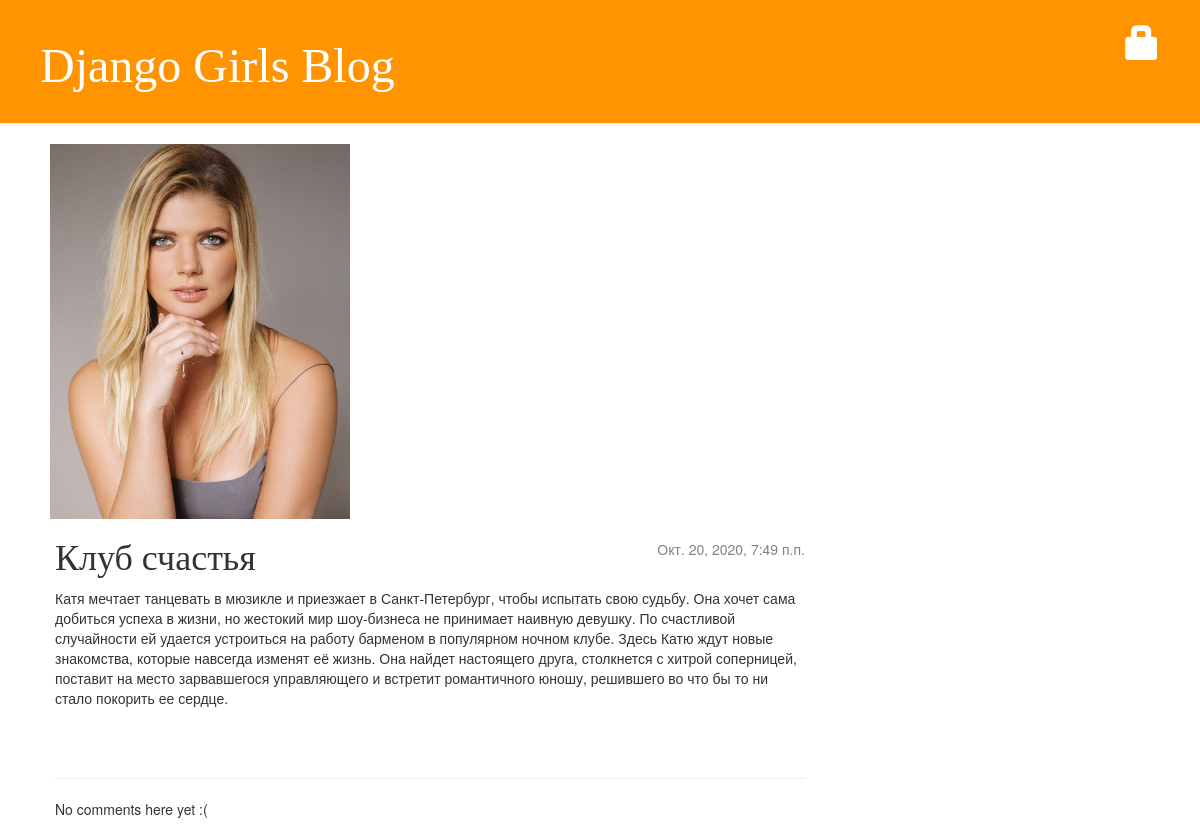
/post/3/, run on an earlier commit of the app's database.
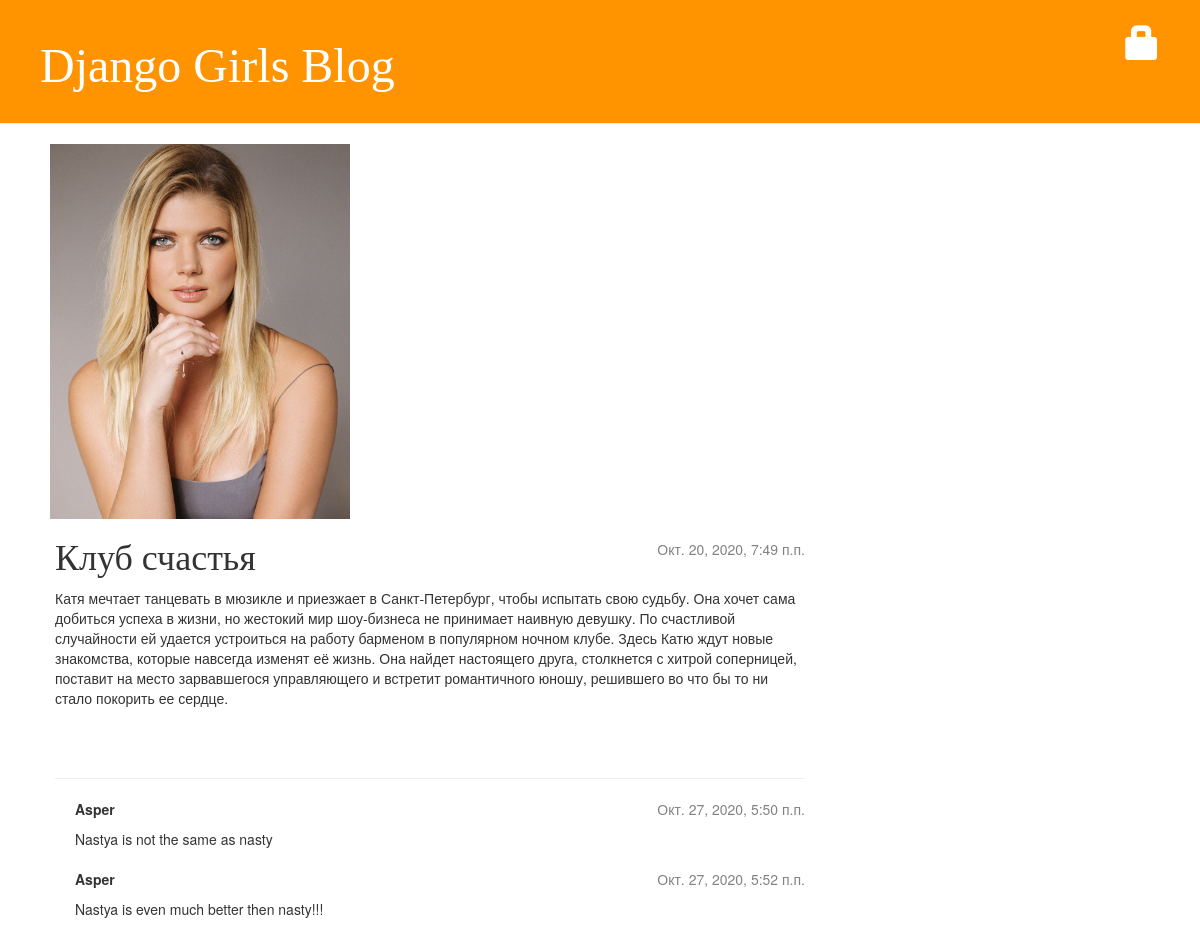
And on a later commit of the database.
### blog/models.py (models this page shows, shortened)
class Comment(models.Model):
    post = models.ForeignKey('blog.Post', on_delete=models.CASCADE, related_name='comments')
    author = models.CharField(max_length=200)
    text = models.TextField()
    created_date = models.DateTimeField(default=timezone.now)
    approved_comment = models.BooleanField(default=False)

### blog/views.py (the view)
# urls.py: path('post/<int:pk>/', views.post_detail, name='post_detail'),
def post_detail(request, pk):
    post = get_object_or_404(Post, pk=pk)
    return render(request, 'blog/post_detail.html', {'post': post})

### blog/templates/blog/post_detail.html (shortened to what this page needs)
{% extends 'blog/base.html' %}
{% block content %}
    <div class="post">
        <div class="date">
            {% if post.published_date %}
                {{ post.published_date }}
            {% endif %}
        </div>
        <h1>{{ post.title }}</h1>
        <p>{{ post.text|linebreaksbr }}</p>
    </div>
    <hr>
    {% for comment in post.comments.all %}
        {% if user.is_authenticated or comment.approved_comment %}
        <div class="comment">
            <div class="date">
                {{ comment.created_date }}
            </div>
            <strong>{{ comment.author }}</strong>
            <p>{{ comment.text|linebreaks }}</p>
        </div>
        {% endif %}
    {% empty %}
        <p>No comments here yet :(</p>
    {% endfor %}
{% endblock %}

What changed in the data, as far as the page shows it:
added Comment: created_date "Окт. 27, 2020, 5:50 п.п.", author "Asper", text "Nastya is not the same as nasty"
added Comment: created_date "Окт. 27, 2020, 5:52 п.п.", author "Asper", text "Nastya is even much better then nasty!!!"
Also different on the page:
text no longer shown: "No comments here yet :("
